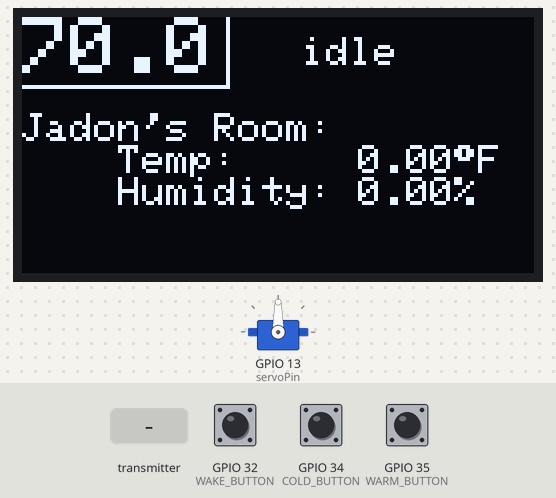
Bench run of a sketch on a simulated ESP32. Shown: servo, 128×64 one-colour display. Inputs (shaded band) come from the test bench; at power-on: GPIO 34 (COLD_BUTTON) HIGH, GPIO 35 (WARM_BUTTON) HIGH, GPIO 32 (WAKE_BUTTON) HIGH. What the sketch prints to the serial monitor is not drawn.

Above: at 2.2 s.
2.3 s: GPIO 34 (COLD_BUTTON) pulled LOW for 0.15 s
At 2.8 s:
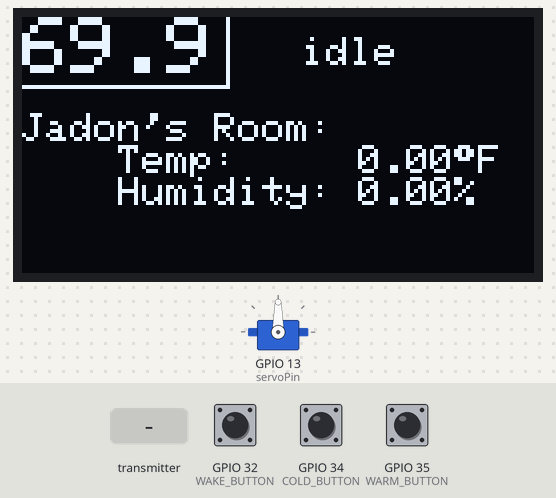
3.9 s: GPIO 34 (COLD_BUTTON) pulled LOW for 1 s
At 5.2 s:
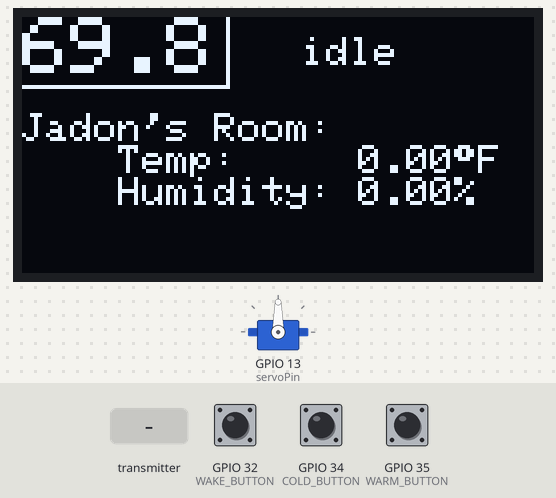
9.4 s: the transmitter starts sending temperature = 100
At 12.2 s:
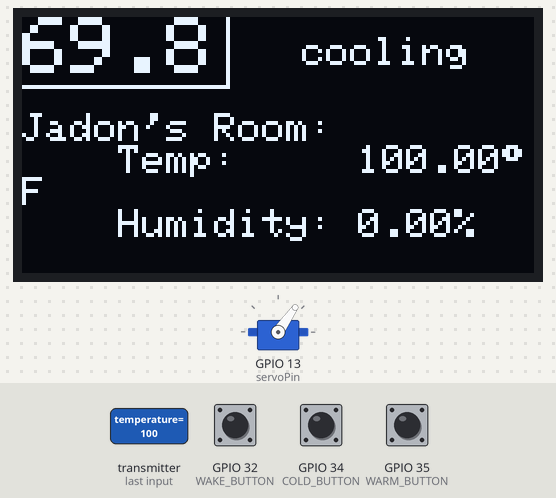
12.4 s: GPIO 35 (WARM_BUTTON) pulled LOW for 0.15 s
At 12.9 s:
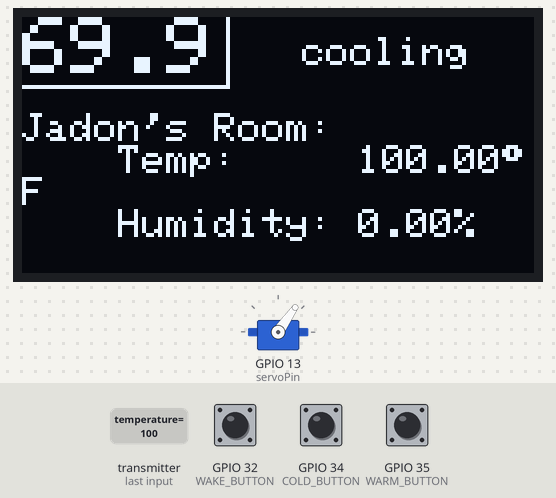
14.0 s: GPIO 35 (WARM_BUTTON) pulled LOW for 1 s
At 15.3 s:
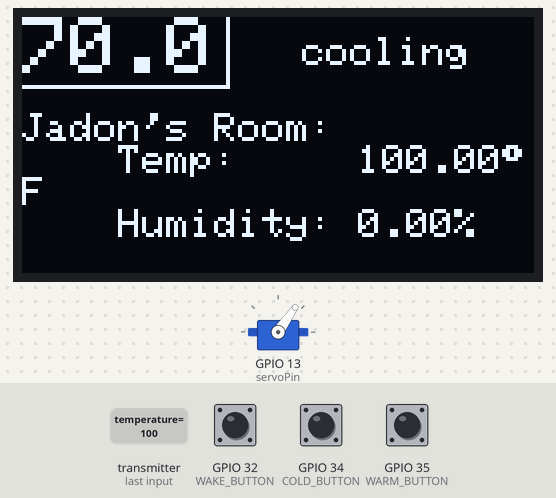
Timing chart, 0 to 17.0 s (numbered marks = the images above; inputs shaded):
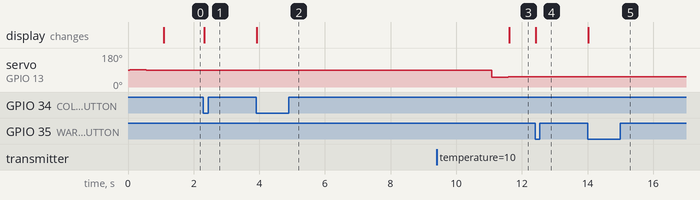

The sketch:

Gateway_Control_Center.ino
```cpp
#include <Arduino.h>
#include <WiFi.h>
#include <esp_now.h>
/**
 * Thermostat control center for ESP-32 board.
 * This is programmed for the SSD1306 OLED screen by adafruit.
 *
 * Dependencies:
 * ESP32Servo library made by Kevin Harrington
 * Adafruit's GFX and SSD1306 libraries
 *
 * This program allows the esp32 to manipulate the thermostat with room for error and use buttons
 * to wake the OLED screen and to change the target temperature
 *
 * The OLED goes to sleep after 2 min of being idle. This is to prevent dimming caused by prolonged
 * on-time
 *
 * Note: Servo will wiggle around a bit when changing position. This is to solve a problem where
 * my weak old servo would start stalling at the end of a stroke because the knob became too hard to move.
 */

#include <ESP32Servo.h>
#include <SPI.h>
#include <Wire.h>
#include <Adafruit_GFX.h>
#include <Adafruit_SSD1306.h>


// Screen set up -----------------------------------------------------------------------------
#define SCREEN_WIDTH 128 // OLED display width, in pixels
#define SCREEN_HEIGHT 64 // OLED display height, in pixels

// Declaration for SSD1306 display connected using software SPI:
#define OLED_MOSI   23
#define OLED_CLK   18
#define OLED_DC   19
#define OLED_CS    5
#define OLED_RESET 17
Adafruit_SSD1306 display(SCREEN_WIDTH, SCREEN_HEIGHT,
                         OLED_MOSI, OLED_CLK, OLED_DC, OLED_RESET, OLED_CS);
bool displaying = true;
int sleepCounter = 13;


// Servo set up -----------------------------------------------------------------------------
// These are angles. The thermostat has a position for cold, and if the target temperature
// isn't reached after some time, it moves to colder. Same for hot/hotter
int pos = 65; // initial servo position
int coldPos = 55;
int colderPos = 5;
int hotPos = 125;
int hotterPos = 175;
float targetTemp = 70.0;
Servo tempservo; // create servo object
int servoPin = 13;


// MISC set up ------------------------------------------------------------------------------
float currTemp[] = {70.0}; // add another entity for every recieving node you have
char *locations[] = {"Jadon's Room"};
int numNodes = 1;
int changeCounter = 0; //counts checks since last change
int checked = 0; // checked is a boolean that prevents the servo from adjusting to default values after a reset
char* message = "idle";


// Button set up --------------------------------------------------------------------------
#define COLD_BUTTON   34
#define WARM_BUTTON   35
#define WAKE_BUTTON   32


/*
 * This is the message struct for recieving data from nodes
 * node ID is user defined and can help make more readable identifiers for nodes
 */
typedef struct message {
  int nodeId;
  float temperature;
  float humidity;
};

struct message myMessage;

void onDataReceiver(const uint8_t * mac, const uint8_t *incomingData, int len) {
  checked = 1;
  Serial.println("Message received.");
  memcpy(&myMessage, incomingData, sizeof(myMessage));
  Serial.println("=== Data ===");
  Serial.print("Mac address: ");
  for (int i = 0; i < 6; i++) {
    Serial.print("0x");
    Serial.print(mac[i], HEX);
    Serial.print(":");
  }
  Serial.print("\n");
  Serial.print(locations[myMessage.nodeId]);
  Serial.print("\n\nTemperature: ");
  Serial.println(myMessage.temperature);
  Serial.print("\n\nHumidity: ");
  Serial.println(myMessage.humidity);
  Serial.println();
  currTemp[myMessage.nodeId] = myMessage.temperature;

}

void setup() {
  Serial.begin(115200);
  // Servo set up -----------------------------------
  // Allow allocation of all timers
  ESP32PWM::allocateTimer(0);
  ESP32PWM::allocateTimer(1);
  ESP32PWM::allocateTimer(2);
  ESP32PWM::allocateTimer(3);
  tempservo.setPeriodHertz(50);    // standard 50 hz servo
  tempservo.attach(servoPin, 685, 3000); // attaches the servo on pin 18 to the servo object
  // different servos may require different min/max settings
  // for an accurate 0 to 180 sweep


  // Wifi set up ------------------------------------
  WiFi.mode(WIFI_STA);

  // Get Mac Add
  Serial.print("Mac Address: ");
  Serial.print(WiFi.macAddress());
  Serial.println("ESP32 ESP-Now Broadcast");

  // Initializing the ESP-NOW
  if (esp_now_init() != 0) {
    Serial.println("Problem during ESP-NOW init");
    return;
  }
  esp_now_register_recv_cb(onDataReceiver);


  // Init screen
  // SSD1306_SWITCHCAPVCC = generate display voltage from 3.3V internally
  if (!display.begin(SSD1306_SWITCHCAPVCC)) {
    Serial.println(F("SSD1306 allocation failed"));
    for (;;); // Don't proceed, loop forever
  }
  display.clearDisplay();
  display.display();

  // Button set up
  pinMode(COLD_BUTTON, INPUT_PULLUP);
  pinMode(WARM_BUTTON, INPUT_PULLUP);
  pinMode(WAKE_BUTTON, INPUT_PULLUP);
  attachInterrupt(digitalPinToInterrupt(COLD_BUTTON), dec, FALLING);
  attachInterrupt(digitalPinToInterrupt(WARM_BUTTON), inc, FALLING);
  attachInterrupt(digitalPinToInterrupt(WAKE_BUTTON), wake, FALLING);


  pos = 90;
  tempservo.write(pos+2);
  delay(500);
  tempservo.write(pos-2);
  delay(500);
  tempservo.write(pos);
}

void loop() {
  float avgTemp = average(currTemp, numNodes);
  Serial.print("\n\n== Average temp check ==\n Average Temp:");
  Serial.println(avgTemp);
  Serial.println("========================\n\n");


  /*
   * This whole structure is the meat of the program and controls the servo
   *
   * If the average temperature is more than .7 degree from the target temperature,
   * the servo will move to correct for this. Either it will move to "hotpos" or "coldpos"
   * If the target temperature hasn't been reached for 15 min, it will move to a more severe position,
   * i.e. "hotterpos" or "colderpos". If the target temperature has been reached withing 1.4 degrees,
   * the servo will move back to idle.
   */
  if (checked) {
    if (targetTemp - avgTemp > .7) {
      Serial.println("Making warmer");
      if (changeCounter == 0 && (pos == hotPos || pos == hotterPos)) {
        message = "warming+";
        pos = hotterPos;
        tempservo.write(pos + 3);
        delay(500);
        tempservo.write(pos);
      } else if (changeCounter < 30) {
        message = "warming";
        pos = hotPos;
        tempservo.write(pos + 3);
        delay(500);
        tempservo.write(pos);
      }

      changeCounter = 90; // waits 90*10 seconds (15 min) before changing again
    } else if (targetTemp - avgTemp < -.7) {
      Serial.println("Making colder");
      if (changeCounter == 0 && (pos == coldPos || pos == colderPos)) {
        message = "cooling+";
        pos = colderPos;
        tempservo.write(pos - 3);
        delay(500);
        tempservo.write(pos);
      } else if (changeCounter < 30) {
        message = "cooling";
        pos = coldPos;
        tempservo.write(pos - 3);
        delay(500);
        tempservo.write(pos);
      }

      changeCounter = 90; // waits 90*10 seconds (15 min) before changing again
    } else { // settles down to a normal temp
      message = "idle";
      if (pos > 90) {
        pos = 115;
        delay(500);
        tempservo.write(pos);
      }
      if (pos < 90) {
        pos = 65;
        tempservo.write(pos - 3);
        delay(500);
        tempservo.write(pos);
      }

    }
    if (changeCounter != 0) {
      changeCounter--;
    }
  }
  // Display routine
  updateDisplay();

  delay(10000); // 10 seconds delay between checks
}
/*
 * This method updates the display
 *
 * This is governed by the displaying boolean which will become false after 2 min of no activity
 */
void updateDisplay(void) {
  if (displaying) {
    display.clearDisplay();
    display.setTextSize(2); // Draw 2X-scale text
    display.setTextColor(SSD1306_WHITE);
    display.setCursor(0, 0);
    display.print(targetTemp, 1);
    display.cp437(true);
    display.setCursor(70, 5);
    display.setTextSize(1);
    display.print(message);
    display.drawLine(51, 0, 51, 17, SSD1306_WHITE);
    display.drawLine(0, 17, 51, 17, SSD1306_WHITE);
    display.setTextSize(1);
    for (int i = 0; i < numNodes; i++) {
      display.setCursor(0, (3 + (i * 3)) * 8);
      if (i == 0) {
        display.print("Jadon's Room:");
      }

      display.setCursor(0, (4 + (i * 3)) * 8);
      display.print("    Temp:     ");
      display.print(myMessage.temperature);
      display.write(248);
      display.println("F");
      display.print("    Humidity: ");
      display.print(myMessage.humidity);
      display.print("%");
    }
    if (sleepCounter == 0) {
      displaying = false;
      display.clearDisplay();
      display.setCursor(80, 28);
      display.print("sleeping...");
      display.display();
      delay(2000);
      display.clearDisplay();
      display.display();
    } else {
      sleepCounter--;
    }
    display.display();


  }
}

// This method just takes the average of an array
float average (float * array, int len)  // assuming array is int.
{
  float sum = 0.0;  // sum will be larger than an item, long for safety.
  for (int i = 0; i < len; i++)
    sum += array [i];
  return  ((float) sum) / (float)len;
}

// ISR for cooling button. This also debounces.
void dec()
{
  static unsigned long last_interrupt_time = 0;
  unsigned long interrupt_time = millis();
  // If interrupts come faster than 200ms, assume it's a bounce and ignore
  if (interrupt_time - last_interrupt_time > 200)
  {

    sleepCounter = 12;
    displaying = true; // wake
    targetTemp = targetTemp - .1; // decrement target temp by .1 degrees
    updateDisplay(); // update display
  }
  last_interrupt_time = interrupt_time;
}

// ISR for warming button. This also debounces.
void inc()
{
  static unsigned long last_interrupt_time = 0;
  unsigned long interrupt_time = millis();
  // If interrupts come faster than 200ms, assume it's a bounce and ignore
  if (interrupt_time - last_interrupt_time > 200)
  {

    sleepCounter = 12;
    displaying = true; // wake
    targetTemp = targetTemp + .1; // increment target temp by .1 degrees
    updateDisplay(); // update display
  }
  last_interrupt_time = interrupt_time;
}

// ISR for wake button. This also debounces.
void wake()
{
  static unsigned long last_interrupt_time = 0;
  unsigned long interrupt_time = millis();
  // If interrupts come faster than 200ms, assume it's a bounce and ignore
  if (interrupt_time - last_interrupt_time > 200)
  {
    sleepCounter = 12;
    displaying = true; // wake

    updateDisplay();
  }
  last_interrupt_time = interrupt_time;
}
```

Measured:
- after the input at 2.3 s, the display: changes at once (image 1)
- after the input at 3.9 s, the display: changes at once (image 2)
- after the input at 9.4 s, servo on GPIO 13 (servoPin): 90° → 52° after 1.7 s, → 55° 0.50 s later; the display: changes after 2.2 s (image 3)
- after the input at 12.4 s, the display: changes at once (image 4)
- after the input at 14.0 s, the display: changes at once (image 5)
